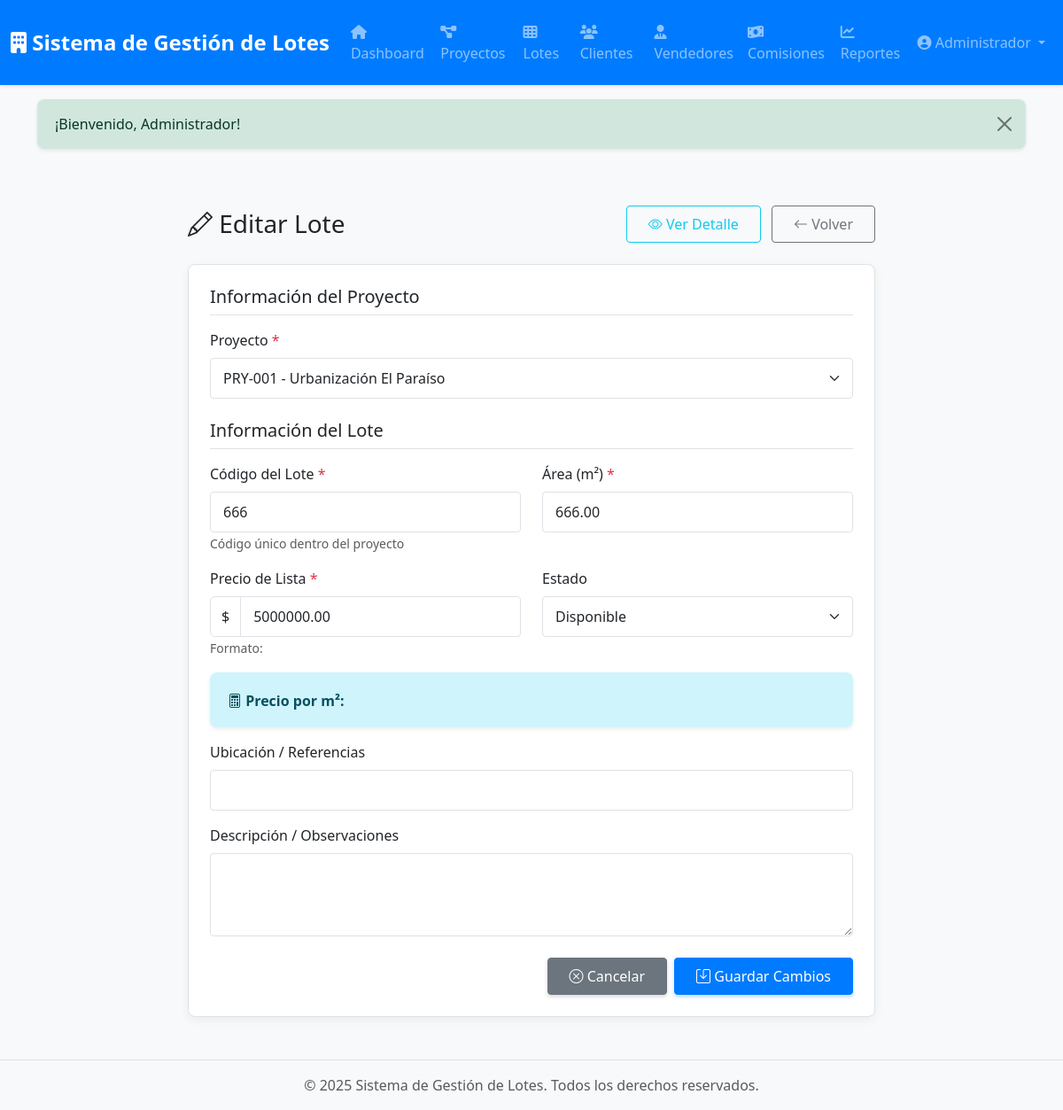
Page /lotes/edit/1 (signed in) on the committed database.
### tables this page shows
CREATE TABLE `vendedores` (
  `id` int(10) UNSIGNED NOT NULL,
  `user_id` int(10) UNSIGNED NOT NULL COMMENT 'Relación con tabla users',
  `codigo_vendedor` varchar(20) NOT NULL COMMENT 'Código único del vendedor',
  `tipo_documento` enum('CC','NIT','CE','pasaporte') DEFAULT 'CC',
  `numero_documento` varchar(50) NOT NULL COMMENT 'Documento de identidad',
  `nombres` varchar(100) NOT NULL,
  `apellidos` varchar(100) NOT NULL,
  `telefono` varchar(20) DEFAULT NULL,
  `celular` varchar(20) DEFAULT NULL,
  `email` varchar(150) NOT NULL,
  `direccion` varchar(255) DEFAULT NULL,
  `ciudad` varchar(100) DEFAULT NULL,
  `fecha_ingreso` date NOT NULL COMMENT 'Fecha de ingreso a la empresa',
  `fecha_salida` date DEFAULT NULL COMMENT 'Fecha de retiro (si aplica)',
  `tipo_contrato` enum('indefinido','fijo','prestacion_servicios','freelance') DEFAULT 'indefinido',
  `porcentaje_comision_default` decimal(5,2) NOT NULL DEFAULT 3.00 COMMENT 'Porcentaje por defecto',
  `banco` varchar(100) DEFAULT NULL COMMENT 'Banco para pagos',
  `tipo_cuenta` enum('ahorros','corriente') DEFAULT NULL,
  `numero_cuenta` varchar(50) DEFAULT NULL,
  `estado` enum('activo','inactivo','suspendido') DEFAULT 'activo',
  `observaciones` text DEFAULT NULL,
  `foto_perfil` varchar(255) DEFAULT NULL COMMENT 'Ruta de la foto del vendedor',
  `created_at` timestamp NULL DEFAULT current_timestamp(),
  `updated_at` timestamp NULL DEFAULT current_timestamp() ON UPDATE current_timestamp()
);

CREATE TABLE `users` (
  `id` int(10) UNSIGNED NOT NULL,
  `email` varchar(255) NOT NULL,
  `password` varchar(255) NOT NULL,
  `nombre` varchar(100) NOT NULL,
  `rol` enum('administrador','vendedor','consulta') DEFAULT 'consulta',
  `reset_token` varchar(64) DEFAULT NULL COMMENT 'Token para recuperación de contraseña',
  `reset_token_expira` datetime DEFAULT NULL COMMENT 'Fecha de expiración del token',
  `activo` tinyint(1) DEFAULT 1 COMMENT 'Estado del usuario',
  `created_at` timestamp NULL DEFAULT current_timestamp(),
  `updated_at` timestamp NULL DEFAULT current_timestamp() ON UPDATE current_timestamp()
);

CREATE TABLE `lotes` (
  `id` int(10) UNSIGNED NOT NULL,
  `proyecto_id` int(10) UNSIGNED NOT NULL,
  `codigo_lote` varchar(20) NOT NULL COMMENT 'Código del lote dentro del proyecto',
  `manzana` varchar(10) DEFAULT NULL COMMENT 'Manzana o sector',
  `ubicacion` varchar(255) DEFAULT NULL,
  `area_m2` decimal(10,2) NOT NULL COMMENT 'Área en metros cuadrados',
  `precio_lista` decimal(15,2) NOT NULL COMMENT 'Precio de lista del lote',
  `precio_venta` decimal(15,2) DEFAULT NULL COMMENT 'Precio real de venta (si difiere)',
  `cuota_inicial` decimal(15,2) DEFAULT NULL,
  `monto_financiado` decimal(15,2) DEFAULT NULL,
  `tasa_interes` decimal(5,2) DEFAULT NULL,
  `numero_cuotas` int(11) DEFAULT NULL,
  `fecha_inicio_amortizacion` date DEFAULT NULL,
  `estado` enum('disponible','reservado','vendido','bloqueado') NOT NULL DEFAULT 'disponible',
  `cliente_id` int(10) UNSIGNED DEFAULT NULL COMMENT 'Cliente dueño (si está vendido)',
  `vendedor_id` int(10) UNSIGNED DEFAULT NULL,
  `fecha_venta` date DEFAULT NULL,
  `observaciones` text DEFAULT NULL,
  `descripcion` text DEFAULT NULL,
  `created_at` timestamp NULL DEFAULT current_timestamp(),
  `updated_at` timestamp NULL DEFAULT current_timestamp() ON UPDATE current_timestamp()
);

CREATE TABLE `proyectos` (
  `id` int(10) UNSIGNED NOT NULL,
  `codigo` varchar(20) NOT NULL COMMENT 'Código único del proyecto',
  `nombre` varchar(150) NOT NULL,
  `ubicacion` varchar(255) DEFAULT NULL,
  `descripcion` text DEFAULT NULL,
  `estado` enum('activo','completado','pausado','cancelado') DEFAULT 'activo',
  `fecha_inicio` date DEFAULT NULL,
  `fecha_finalizacion` date DEFAULT NULL,
  `total_lotes` int(10) UNSIGNED DEFAULT 0 COMMENT 'Total de lotes en el proyecto',
  `observaciones` text DEFAULT NULL,
  `created_at` timestamp NULL DEFAULT current_timestamp(),
  `updated_at` timestamp NULL DEFAULT current_timestamp() ON UPDATE current_timestamp()
);

### app/Views/lotes/edit.php (the view, shortened to what the rows shown need)
<div class="container-fluid py-4">
    <div class="row justify-content-center">
        <div class="col-lg-8">
            <div class="d-flex justify-content-between align-items-center mb-4">
                <h1 class="h3 mb-0">
                    <i class="bi bi-pencil"></i> Editar Lote
                </h1>
                <div>
                    <a href="/lotes/show/<?= $lote['id'] ?>" class="btn btn-outline-info me-2">
                        <i class="bi bi-eye"></i> Ver Detalle
                    </a>
                    <a href="/lotes" class="btn btn-outline-secondary">
                        <i class="bi bi-arrow-left"></i> Volver
                    </a>
                </div>
            </div>
            <div class="card">
                <div class="card-body">
                    <form method="POST" action="/lotes/update/<?= $lote['id'] ?>" id="formLote">
                        <h5 class="card-title border-bottom pb-2 mb-3">Información del Proyecto</h5>
                        <div class="mb-3">
                            <label for="proyecto_id" class="form-label">Proyecto <span class="text-danger">*</span></label>
                            <select name="proyecto_id" id="proyecto_id" class="form-select"
                                    <?= !$puedeEditar ? 'disabled' : '' ?> required>
                                <?php foreach ($proyectos as $proyecto): ?>
                                    <option value="<?= $proyecto['id'] ?>"
                                            <?= $lote['proyecto_id'] == $proyecto['id'] ? 'selected' : '' ?>>
                                        <?= htmlspecialchars($proyecto['codigo'] . ' - ' . $proyecto['nombre']) ?>
                                    </option>
                                <?php endforeach; ?>
                            </select>
                        </div>
                        <h5 class="card-title border-bottom pb-2 mb-3 mt-4">Información del Lote</h5>
                        <div class="row">
                            <div class="col-md-6 mb-3">
                                <label for="codigo_lote" class="form-label">Código del Lote <span class="text-danger">*</span></label>
                                <input type="text" name="codigo_lote" id="codigo_lote" class="form-control"
                                       value="<?= htmlspecialchars($lote['codigo_lote']) ?>"
                                       <?= !$puedeEditar ? 'readonly' : '' ?> required>
                                <small class="text-muted">Código único dentro del proyecto</small>
                            </div>
                            <div class="col-md-6 mb-3">
                                <label for="area_m2" class="form-label">Área (m²) <span class="text-danger">*</span></label>
                                <input type="number" name="area_m2" id="area_m2" class="form-control"
                                       value="<?= $lote['area_m2'] ?>"
                                       step="0.01" min="0.01"
                                       <?= !$puedeEditar ? 'readonly' : '' ?> required>
                            </div>
                        </div>
                        <div class="row">
                            <div class="col-md-6 mb-3">
                                <label for="precio_lista" class="form-label">Precio de Lista <span class="text-danger">*</span></label>
                                <div class="input-group">
                                    <span class="input-group-text">$</span>
                                    <input type="number" name="precio_lista" id="precio_lista" class="form-control"
                                           value="<?= $lote['precio_lista'] ?>"
                                           step="1" min="1"
                                           <?= !$puedeEditar ? 'readonly' : '' ?> required>
                                </div>
                                <?php if ($puedeEditar): ?>
                                <small class="text-muted">Formato: <span id="precio_formateado"></span></small>
                                <?php endif; ?>
                            </div>
                            <div class="col-md-6 mb-3">
                                <label for="estado" class="form-label">Estado</label>
                                <select name="estado" id="estado" class="form-select"
                                        <?= !$puedeEditar ? 'disabled' : '' ?>>
                                    <option value="disponible" <?= $lote['estado'] == 'disponible' ? 'selected' : '' ?>>Disponible</option>
                                </select>
                            </div>
                        </div>
                        <?php if ($puedeEditar): ?>
                        <div class="alert alert-info" id="alertPrecioM2">
                            <strong><i class="bi bi-calculator"></i> Precio por m²:</strong>
                        </div>
                        <?php endif; ?>
                        <div class="mb-3">
                            <label for="ubicacion" class="form-label">Ubicación / Referencias</label>
                            <input type="text" name="ubicacion" id="ubicacion" class="form-control"
                                   value="<?= htmlspecialchars($lote['ubicacion'] ?? '') ?>">
                        </div>
                        <div class="mb-3">
                            <label for="descripcion" class="form-label">Descripción / Observaciones</label>
                            <textarea name="descripcion" id="descripcion" class="form-control" rows="3"><?= htmlspecialchars($lote['descripcion'] ?? '') ?></textarea>
                        </div>
                        <div class="d-flex justify-content-end gap-2 mt-4">
                            <a href="/lotes/show/<?= $lote['id'] ?>" class="btn btn-secondary">
                                <i class="bi bi-x-circle"></i> Cancelar
                            </a>
                            <?php if ($puedeEditar): ?>
                            <button type="submit" class="btn btn-primary">
                                <i class="bi bi-save"></i> Guardar Cambios
                            </button>
                            <?php else: ?>
                            <button type="button" class="btn btn-secondary" disabled>
                                <i class="bi bi-lock"></i> No editable
                            </button>
                            <?php endif; ?>
                        </div>
                    </form>
                </div>
            </div>
        </div>
    </div>
</div>

### core/Router.php (shortened to what the rows shown need)
<?php
class Router
{
    private $routes = [];
    public function __construct($baseUrl = '')
    {
        $this->baseUrl = rtrim($baseUrl, '/');
    }
    private function addRoute($method, $uri, $handler)
    {
        $uri = '/' . trim($uri, '/');
        $this->routes[] = [
            'method' => $method,
            'uri' => $uri,
            'handler' => $handler,
            'pattern' => $this->convertUriToPattern($uri)
        ];
    }
    private function convertUriToPattern($uri)
    {
        $pattern = preg_replace('/\{([a-z_]+)\}/', '([^/]+)', $uri);
        return '#^' . $pattern . '$#';
    }
    public function dispatch()
    {
        $requestMethod = $_SERVER['REQUEST_METHOD'];
        $requestUri = $this->getRequestUri();
        foreach ($this->routes as $route) {
            if ($route['method'] !== $requestMethod) {
                continue;
            }
            if (preg_match($route['pattern'], $requestUri, $matches)) {
                array_shift($matches);
                return $this->callHandler($route['handler'], $matches);
            }
        }
    }
    private function getRequestUri()
    {
        $uri = parse_url($_SERVER['REQUEST_URI'], PHP_URL_PATH);
        return '/' . trim($uri, '/');
    }
    private function callHandler($handler, $params = [])
    {
        if (is_string($handler) && strpos($handler, '@') !== false) {
            list($controller, $method) = explode('@', $handler);
            $controllerInstance = new $controllerClass();
            return call_user_func_array([$controllerInstance, $method], $params);
        }
        throw new Exception("Invalid route handler");
    }
}

### app/Views/layouts/app.php (shortened to what the rows shown need)
<!DOCTYPE html>
<html lang="es">
<head>
    <link rel="stylesheet" href="<?= asset('css/bootstrap/bootstrap.min.css') ?>">
    <link rel="stylesheet" href="https://cdn.jsdelivr.net/npm/bootstrap-icons@1.11.0/font/bootstrap-icons.css">
    <link rel="stylesheet" href="https://cdnjs.cloudflare.com/ajax/libs/font-awesome/6.4.0/css/all.min.css">
    <link rel="stylesheet" href="<?= asset('css/theme.css') ?>">
</head>
<body>
    <?php if (isAuthenticated()): ?>
        <nav class="navbar navbar-expand-lg navbar-dark bg-primary">
            <div class="container-fluid">
                <a class="navbar-brand" href="<?= url('/') ?>">
                    <i class="fas fa-building"></i> <?= APP_NAME ?>
                </a>
                <div class="collapse navbar-collapse" id="navbarNav">
                    <ul class="navbar-nav me-auto">
                        <li class="nav-item">
                            <a class="nav-link" href="<?= url('/dashboard') ?>">
                                <i class="fas fa-home"></i> Dashboard
                            </a>
                        </li>
                        <li class="nav-item">
                            <a class="nav-link" href="<?= url('/proyectos') ?>">
                                <i class="fas fa-project-diagram"></i> Proyectos
                            </a>
                        </li>
                        <li class="nav-item">
                            <a class="nav-link" href="<?= url('/lotes') ?>">
                                <i class="fas fa-th"></i> Lotes
                            </a>
                        </li>
                        <li class="nav-item">
                            <a class="nav-link" href="<?= url('/clientes') ?>">
                                <i class="fas fa-users"></i> Clientes
                            </a>
                        </li>
                        <?php if (hasRole('administrador')): ?>
                        <li class="nav-item">
                            <a class="nav-link" href="<?= url('/vendedores') ?>">
                                <i class="fas fa-user-tie"></i> Vendedores
                            </a>
                        </li>
                        <li class="nav-item">
                            <a class="nav-link" href="<?= url('/comisiones') ?>">
                                <i class="fas fa-money-bill-wave"></i> Comisiones
                            </a>
                        </li>
                        <?php endif; ?>
                        <li class="nav-item">
                            <a class="nav-link" href="<?= url('/reportes') ?>">
                                <i class="fas fa-chart-line"></i> Reportes
                            </a>
                        </li>
                    </ul>
                    <ul class="navbar-nav">
                        <li class="nav-item dropdown">
                            <a class="nav-link dropdown-toggle" href="#" id="navbarDropdown" role="button"
                               data-bs-toggle="dropdown" aria-expanded="false">
                                <i class="fas fa-user-circle"></i> <?= e(user()['nombre'] ?? 'Usuario') ?>
                            </a>
                        </li>
                    </ul>
                </div>
            </div>
        </nav>
    <?php endif; ?>
    <?php $flash = getFlash(); ?>
    <?php if ($flash): ?>
        <div class="container mt-3">
            <div class="alert alert-<?= $flash['type'] ?> alert-dismissible fade show" role="alert">
                <?= e($flash['message']) ?>
                <button type="button" class="btn-close" data-bs-dismiss="alert"></button>
            </div>
        </div>
    <?php endif; ?>
    <main class="py-4">
        <?= $content ?>
    </main>
    <footer class="footer mt-auto py-3 bg-light">
        <div class="container text-center">
            <span class="text-muted">© <?= date('Y') ?> <?= APP_NAME ?>. Todos los derechos reservados.</span>
        </div>
    </footer>
</body>
</html>

### rows in the picture
vendedores: user.nombre "Administrador"
lotes: proyecto_id "PRY-001 - Urbanización El Paraíso", codigo_lote "666", area_m2 "666.00", precio_lista "5000000.00", estado "Disponible"
